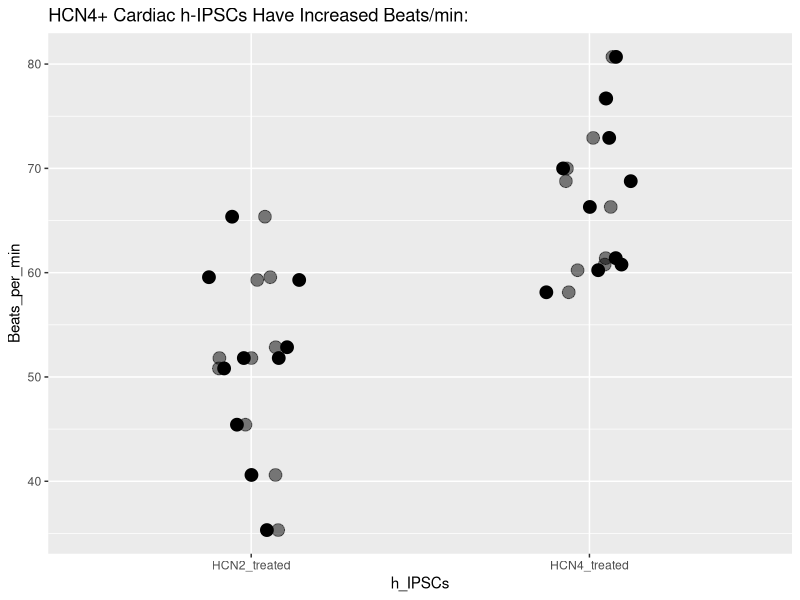
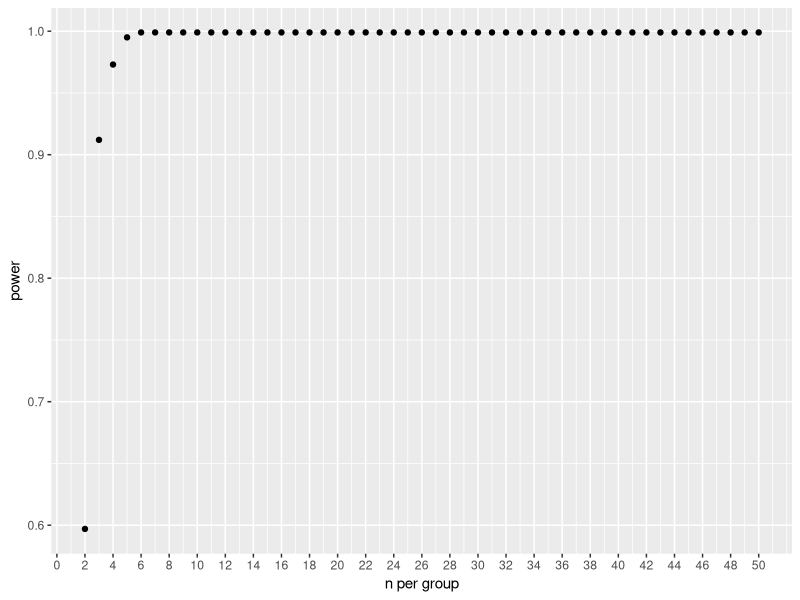

R code for these plots, in order:
## ---- chunk 1
library(tidyverse)
library(ggplot2)
## ---- chunk 2
n<-10
b<-50 #basal beats per minute
a<-1.3 #30% increase 
f<- 1.10
sd<- 10


CRdataMaker <- function(n, b, a, f, sd) { 
  
  
  
  HCN2_treated<- rnorm(n, b, sd) #basal or negative ctrl
  HCN4_treated <- rnorm(n, (b*a), sd) #treatment
  
    
    Beats_per_min<- c(HCN2_treated, HCN4_treated)
    h_IPSCs <- c(rep(c("HCN2_treated", "HCN4_treated"), each = n))
    ID <- as.factor(c(1:length(h_IPSCs)))
    df <-data.frame(ID, h_IPSCs, Beats_per_min)
    }

data <- CRdataMaker(n,b,a,f,sd)

ggplot(data, aes(h_IPSCs,Beats_per_min))+
  geom_jitter(width=0.1,size = 4, alpha=0.5)+
ggtitle("HCN4+ Cardiac h-IPSCs Have Increased Beats/min:") +
  geom_jitter(width=0.15, size=4)+stat_summary(fun.data= mean_sdl, 
              fun.args = list(mult=1), 
              geom="crossbar", 
               width=0.2, 
              color="red"
               )  
 
## ---- chunk 3
# If you feed t.pwr a sample size, it will calculate power

t.pwr <- function(n){
  # Intitializers. Means and SD's of populations compared.
  # Change these values to the units of what you expect.
  HCN2=50; sd1=10; HCN4= 80; sd2=10
  
  ssims=1000
  p.values <- c()
  i <- 1
  
  # this next step is THE monte carlo, it resamples based 
  # upon the initializer settings 
  repeat{
    x=rnorm(n, HCN2, sd1); 
    y=rnorm(n, HCN4, sd2);
    p <- t.test(x, y, 
                paired=F, 
                alternative="less", 
                var.equal=T,
                conf.level=0.95)$p.value
    p.values[i] <- p
    if (i==ssims) break
    i = i+1
    pwr <- length(which(p.values<0.05))/ssims
  }
  return(pwr)
}
# Run t.pwr over a range of sample sizes and plot results
frame <- data.frame(n=2:50)
data <- bind_cols(frame, 
                  power=apply(frame, 1, t.pwr))
#plot
ggplot(data, aes(n, power))+
  geom_point() +
  scale_y_continuous(breaks=c(seq(0, 1, 0.1)))+
  scale_x_continuous(breaks=c(seq(0,50,2)))+
  labs(x="n per group")
